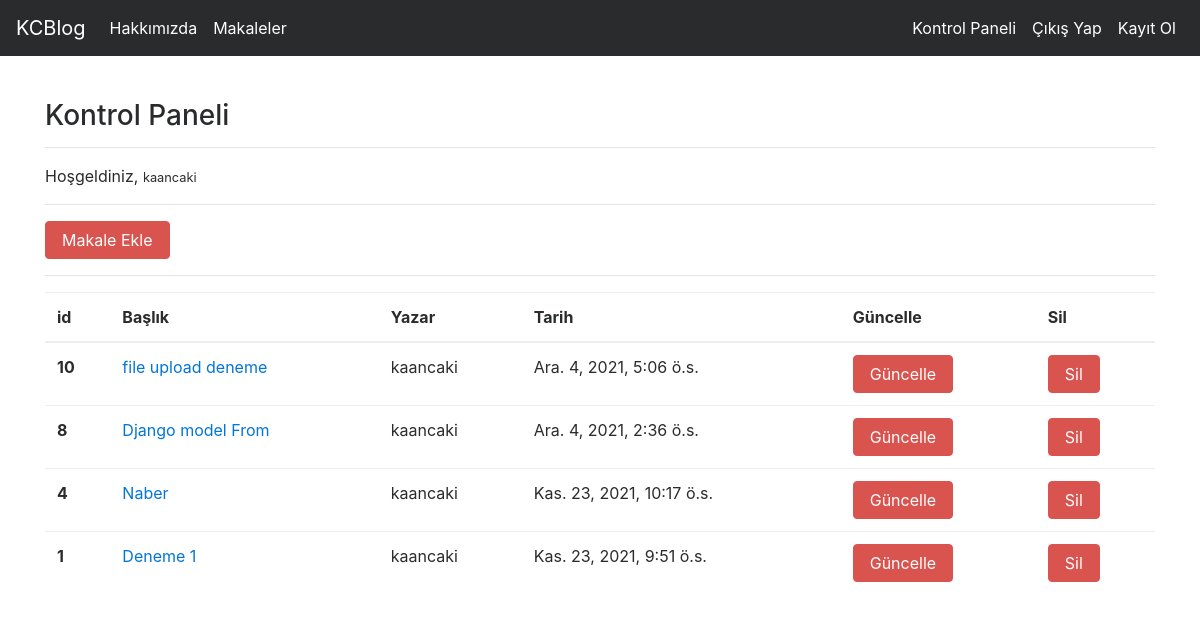
Screenshot of /articles/dashboard/ (signed in) with the database file from the repository.
### article/models.py (models this page shows, shortened)
class Article(models.Model):
    author = models.ForeignKey("auth.User",on_delete = models.CASCADE,verbose_name = "Yazar ")
    title = models.CharField(max_length = 50,verbose_name = "Başlık")
    content = RichTextField()
    created_date = models.DateTimeField(auto_now_add=True,verbose_name="Oluşturulma Tarihi")
    article_image = models.FileField(blank = True,null = True,verbose_name="Makaleye Fotoğraf Ekleyin")
    class Meta:
        ordering = ['-created_date']

### article/views.py (the view)
# urls.py: path('dashboard/',views.dashboard,name = "dashboard"),
@login_required(login_url = "user:login")
def dashboard(request):
    articles = Article.objects.filter(author = request.user)
    context = {
        "articles":articles
    }
    return render(request,"dashboard.html",context)

### templates/dashboard.html
{% extends "layout.html" %}
{% block body %}
<h3>Kontrol Paneli</h3>
<hr>
<p>
    Hoşgeldiniz, <small>{{request.user.username}}</small>
</p>
<hr>
<a class = "btn btn-danger" href = "{% url 'article:addarticle' %}">Makale Ekle </a>
<hr>
{% if articles %}
<table class="table">
        <thead>
          <tr>
            <th scope="col">id</th>
            <th scope="col">Başlık</th>
            <th scope="col">Yazar</th>
            <th scope="col">Tarih</th>
            <th scope="col">Güncelle</th>
            <th scope="col">Sil</th>
          </tr>
        </thead>
        <tbody>
          {% for article in articles %}
          <tr>
            <th scope="row">{{article.id}}</th>
            <td><a href="{% url 'article:detail' article.id %}">{{article.title}}</a></td>
            <td>{{article.author.username}}</td>
            <td>{{article.created_date}}</td>
            <td><a href="{% url 'article:update' article.id %}" class = "btn btn-danger">Güncelle</a></td>
            <td><a href="{% url 'article:delete' article.id %}" class = "btn btn-danger">Sil</a> </td>
          </tr>
          {% endfor %}
        </tbody>
      </table>
{% else %}
<div class = "alert alert-danger">
    Henüz bir makaleniz bulunmuyor...
</div>
{% endif %}
{% endblock body %}

### rows the page displays
Article: id "10", title "file upload deneme", author.username "kaancaki", created_date "Ara. 4, 2021, 5:06 ö.s."
Article: id "8", title "Django model From", author.username "kaancaki", created_date "Ara. 4, 2021, 2:36 ö.s."
Article: id "4", title "Naber", author.username "kaancaki", created_date "Kas. 23, 2021, 10:17 ö.s."
Article: id "1", title "Deneme 1", author.username "kaancaki", created_date "Kas. 23, 2021, 9:51 ö.s."

### other values shown
{{ request.user.username }} "kaancaki"
